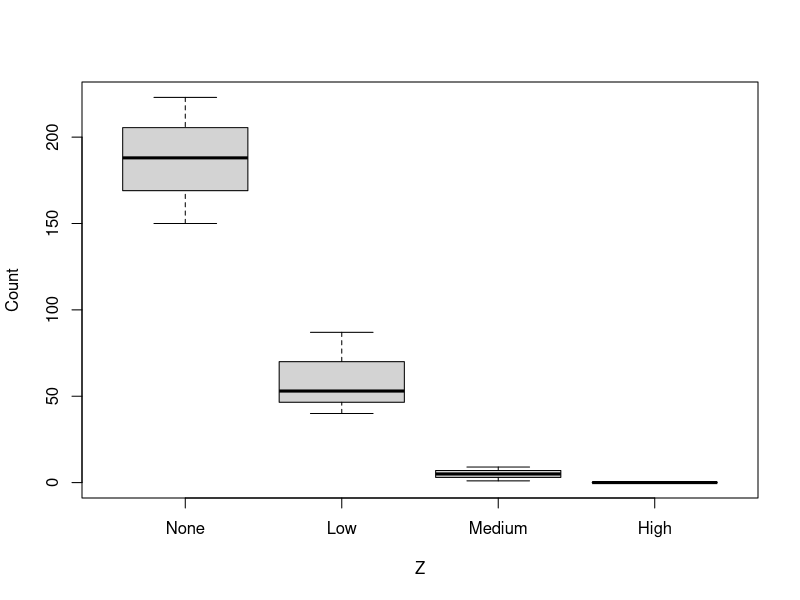
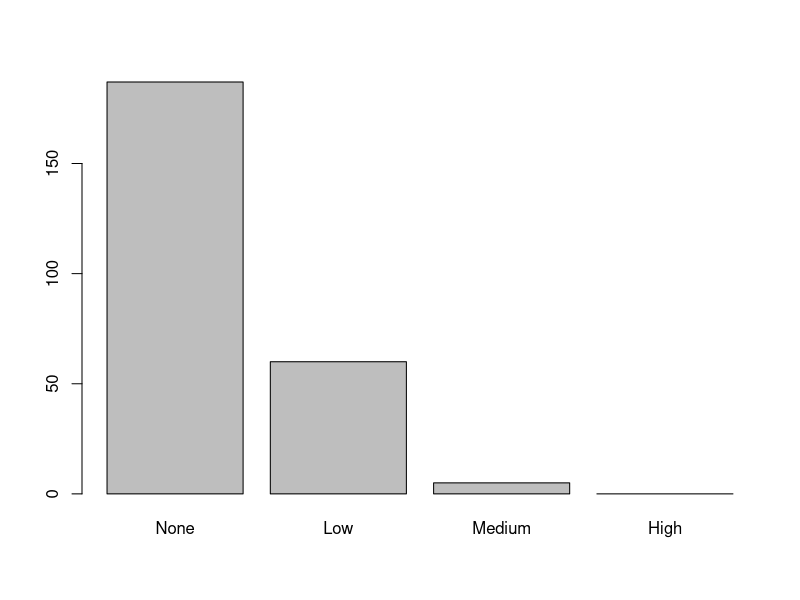

Recreate these plots in R, in order.
# Load data, order Z and plot
colony<-read.csv("2.1_colony_trial.csv")
colony$Z<-factor(colony$Z,c("None","Low","Medium","High"))
attach(colony)
plot(Count~Z)

# Analysis of Variance
colony.aov<-aov(Count~Z)
print(summary(colony.aov))

#mean(colony[Z=="None",]$Count)
#mean(colony[Z=="Low",]$Count)
#mean(colony[Z=="Medium",]$Count)
#mean(colony[Z=="High",]$Count)

#for (z in levels(Z)) {
#    print(mean(colony[Z==z,]$Count))
#}

# Calculate group means
colony.means<-tapply(Count,Z,mean)
print(colony.means)
barplot(colony.means)
detach(colony)